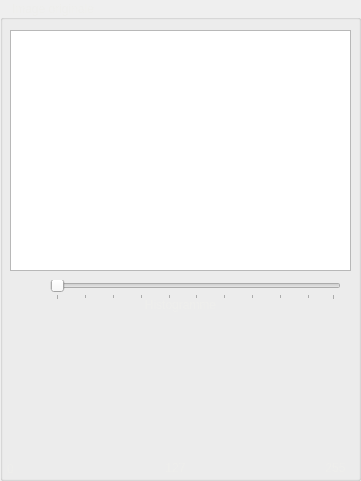
     <widget class="QGroupBox" name="groupBox_imageOriginale">
      <property name="geometry">
       <rect>
        <x>240</x>
        <y>70</y>
        <width>361</width>
        <height>481</height>
       </rect>
      </property>
      <property name="styleSheet">
       <string notr="true">color: rgb(238, 238, 236);</string>
      </property>
      <property name="title">
       <string>   Image originale</string>
      </property>
      <property name="alignment">
       <set>Qt::AlignLeading|Qt::AlignLeft|Qt::AlignVCenter</set>
      </property>
      <widget class="QLabel" name="label_zoomImageOriginale">
       <property name="geometry">
        <rect>
         <x>20</x>
         <y>280</y>
         <width>21</width>
         <height>21</height>
        </rect>
       </property>
       <property name="text">
        <string/>
       </property>
       <property name="alignment">
        <set>Qt::AlignCenter</set>
       </property>
      </widget>
      <widget class="QSlider" name="horizontalSlider_imageOriginale">
       <property name="geometry">
        <rect>
         <x>50</x>
         <y>280</y>
         <width>291</width>
         <height>20</height>
        </rect>
       </property>
       <property name="minimum">
        <number>1</number>
       </property>
       <property name="maximum">
        <number>100</number>
       </property>
       <property name="singleStep">
        <number>10</number>
       </property>
       <property name="pageStep">
        <number>10</number>
       </property>
       <property name="sliderPosition">
        <number>1</number>
       </property>
       <property name="orientation">
        <enum>Qt::Horizontal</enum>
       </property>
       <property name="tickPosition">
        <enum>QSlider::TicksBelow</enum>
       </property>
       <property name="tickInterval">
        <number>10</number>
       </property>
      </widget>
      <widget class="QLabel" name="label_histoOriginal127">
       <property name="geometry">
        <rect>
         <x>160</x>
         <y>460</y>
         <width>31</width>
         <height>16</height>
        </rect>
       </property>
       <property name="text">
        <string>127</string>
       </property>
       <property name="alignment">
        <set>Qt::AlignCenter</set>
       </property>
      </widget>
      <widget class="QLabel" name="label_histoOriginal0">
       <property name="geometry">
        <rect>
         <x>0</x>
         <y>460</y>
         <width>21</width>
         <height>17</height>
        </rect>
       </property>
       <property name="text">
        <string>0</string>
       </property>
       <property name="alignment">
        <set>Qt::AlignCenter</set>
       </property>
      </widget>
      <widget class="QLabel" name="label_histoImageOriginale">
       <property name="geometry">
        <rect>
         <x>10</x>
         <y>295</y>
         <width>341</width>
         <height>20</height>
        </rect>
       </property>
       <property name="text">
        <string>Histogramme</string>
       </property>
       <property name="alignment">
        <set>Qt::AlignCenter</set>
       </property>
      </widget>
      <widget class="QLabel" name="label_histoOriginal255">
       <property name="geometry">
        <rect>
         <x>320</x>
         <y>460</y>
         <width>31</width>
         <height>16</height>
        </rect>
       </property>
       <property name="text">
        <string>255</string>
       </property>
       <property name="alignment">
        <set>Qt::AlignCenter</set>
       </property>
      </widget>
      <widget class="QLabel" name="label_histogrammeImageOriginale">
       <property name="geometry">
        <rect>
         <x>10</x>
         <y>320</y>
         <width>341</width>
         <height>140</height>
        </rect>
       </property>
       <property name="text">
        <string/>
       </property>
      </widget>
      <widget class="QGraphicsView" name="graphicsView_imageOriginale">
       <property name="geometry">
        <rect>
         <x>10</x>
         <y>30</y>
         <width>341</width>
         <height>241</height>
        </rect>
       </property>
      </widget>
     </widget>
